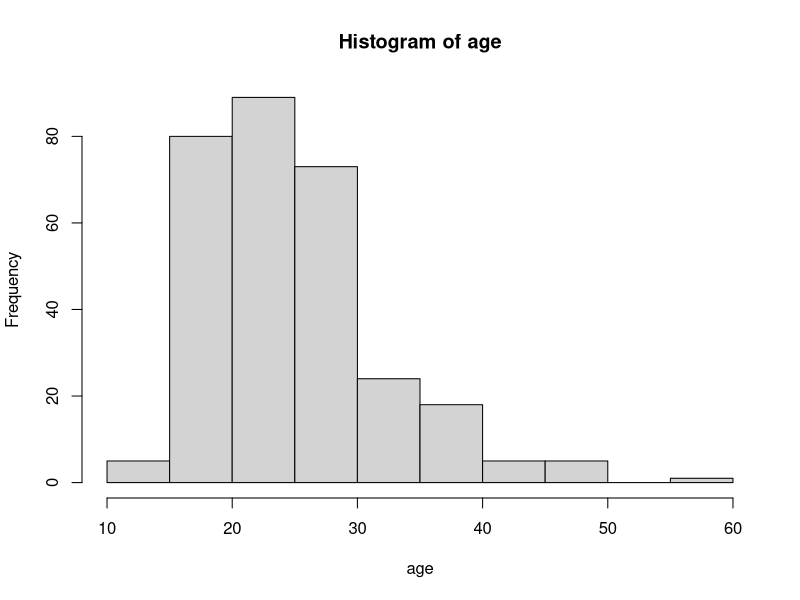
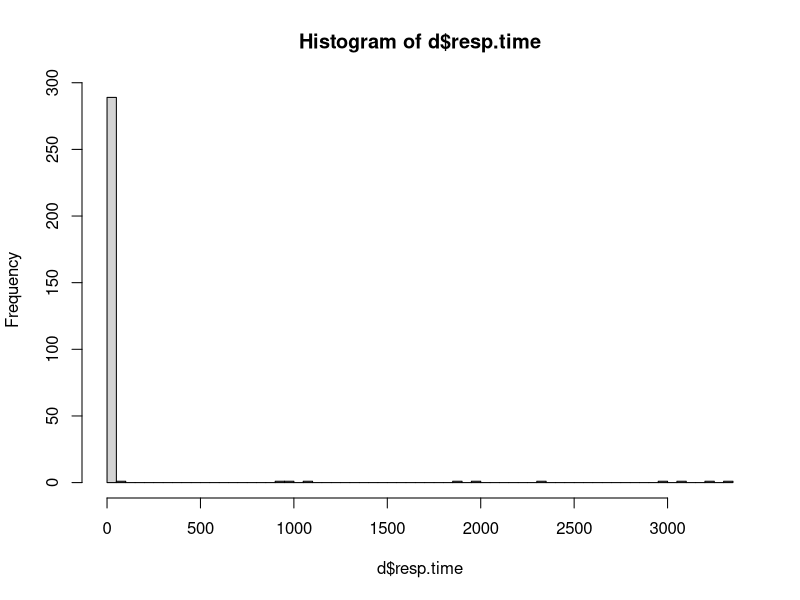
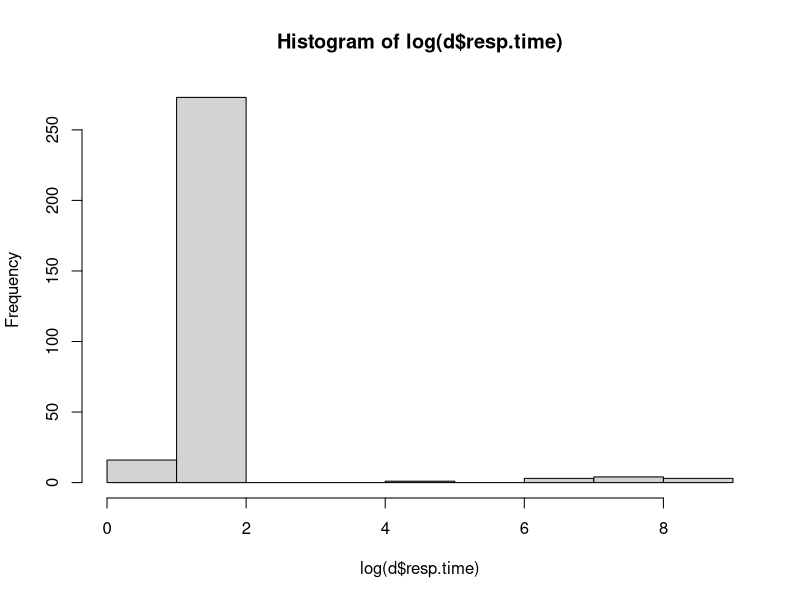
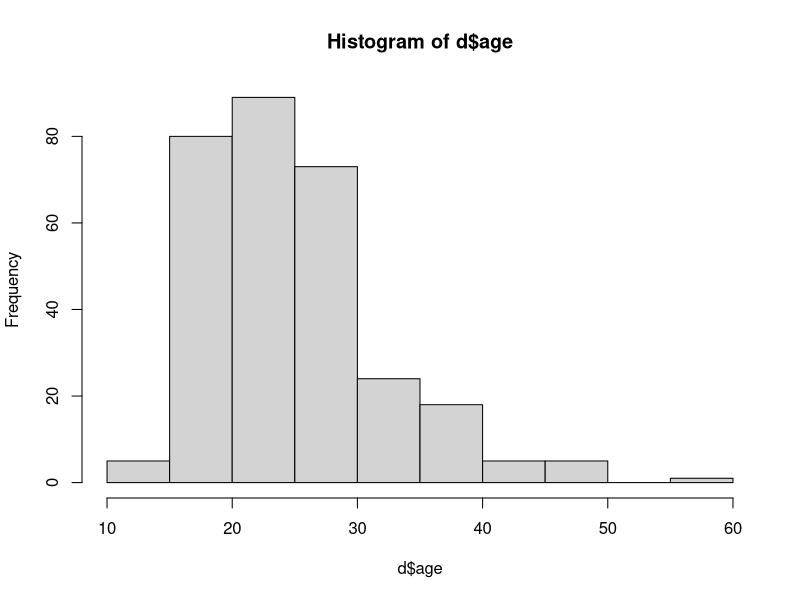
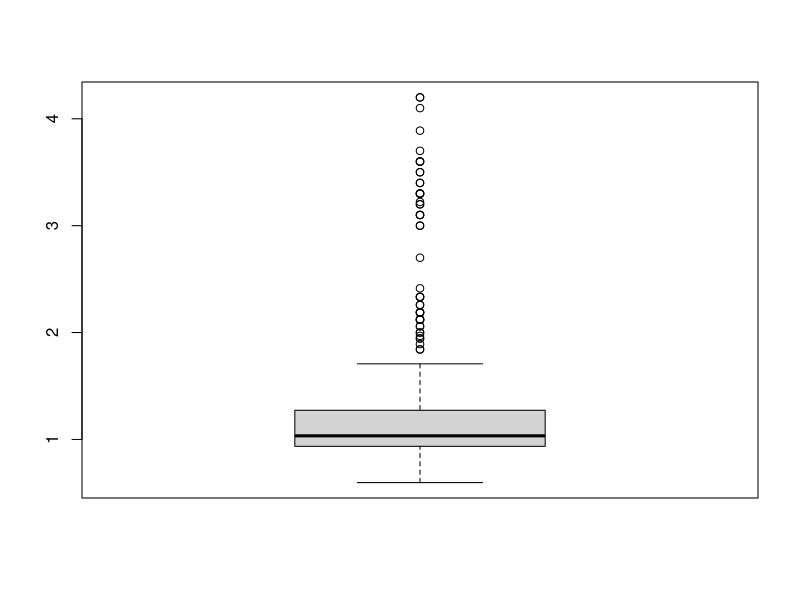
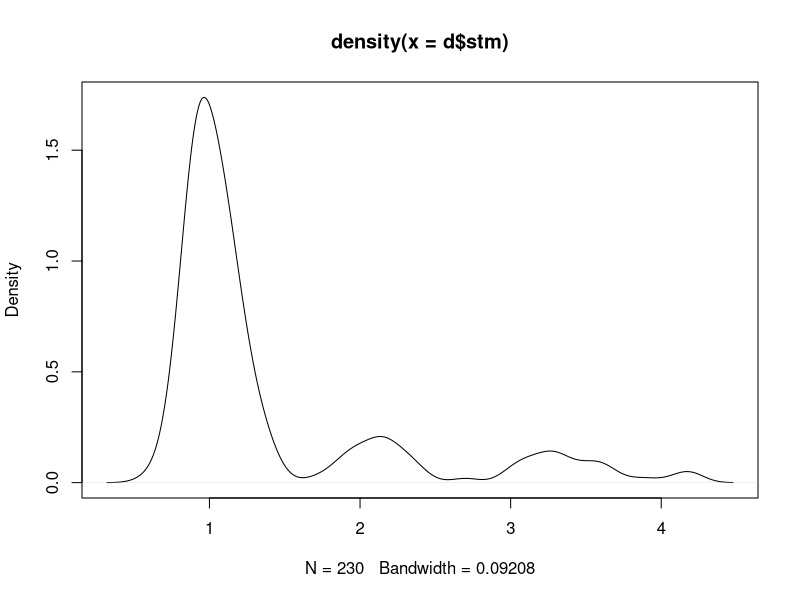
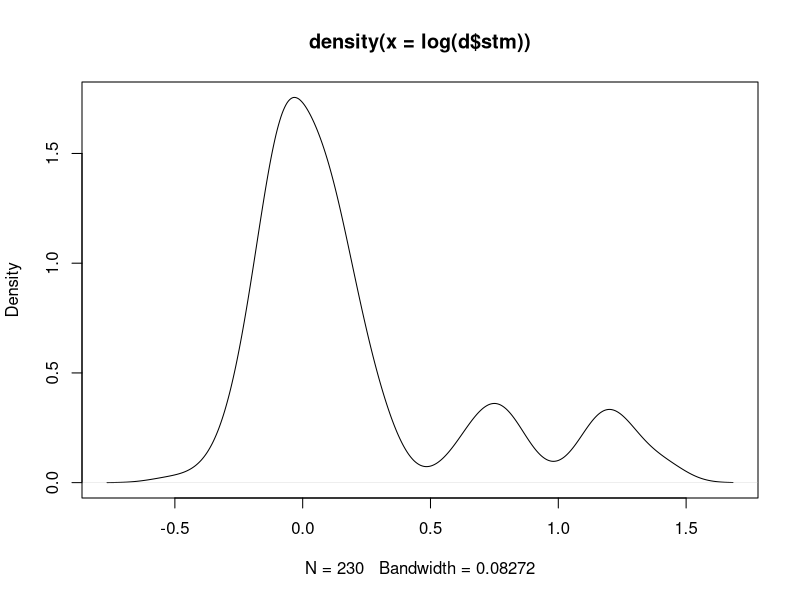
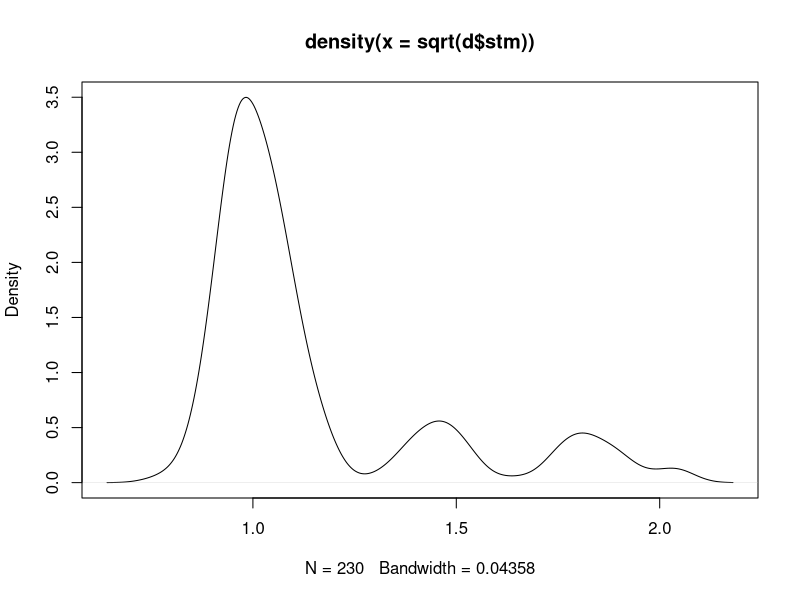

Here is the R script that generated these plots, in order:
#Let us say that i am interested in mating behavior of young adults (College students) I have access to 300 participant that were recruited at my university
n<-300

#Questions per mating context, higher score means that the people would now like to have a relationship of that type. They answer on a likert scale from 1 to 7. As you can see, from how data are generated, there is no difference between participants and the contexts.
q <- 10

STM<-matrix(1+rbinom(n*q,size=6,prob=0.4),ncol=q)
LTM<-matrix(1+rbinom(n*q,size=6,prob=0.4),ncol=q)

#Introduce outliers
STM[sample(1:n,n/10),]<-7
LTM[sample(1:n,n/10),]<-1

#Introduce missing values
STM[sample(1:(n*q),n/10)]<-NA
LTM[sample(1:(n*q),n/10)]<-NA

#Age (these are bachelor students, so they should be about 20 years old, but there will be otliers)
age<-12+replicate(n,sum(rexp(3,rate=0.25)))
hist(age)

#Sex
sex<-sample(c("M","F"),n,replace=T)

#Sexual orientation
ori<-sample(c("Het","Hom"),n,prob=c(6,1),replace=T)

#Relationship status
stat<-sample(c("Single","Paired","Married"),n,prob=c(3,3,1),replace=T)

#Also I have data about how long they took to submit responses
resp.time<-replicate(n,sum(rexp(20,rate=5)))+rbinom(n,1,p=0.05)*rexp(n,rate=1/(60*24))


#Now I want to analyze the data
#Just a quick preliminary check
stm<-rowMeans(STM,na.rm=T)

t.test(stm~sex)
summary(lm(stm~sex))

#But is this the only way?

sum(is.na(STM))
#First of all I have some missing data and I have to think about what to do with them
#Some people would replace them with global averages or by-sex averages
STMavg<-matrix(rep(apply(STM,2,mean,na.rm=T),each=n),ncol=q)
STMsex<-t(sapply(sex,function(s){apply(STM[sex==s,],2,mean,na.rm=T)}))

STM2<-STM1<-STM

STM1[is.na(STM)]<-STMavg[is.na(STM)] #Fill by global averages
STM2[is.na(STM)]<-STMsex[is.na(STM)] #Fill by by-sex averages

#And I should do the same with a Long-Term Mating context! I will use this as a reference baseline for STM.
LTMavg<-matrix(rep(apply(LTM,2,mean,na.rm=T),each=n),ncol=q)
LTMsex<-t(sapply(sex,function(s){apply(LTM[sex==s,],2,mean,na.rm=T)}))

LTM2<-LTM1<-LTM

LTM1[is.na(LTM)]<-LTMavg[is.na(LTM)]
LTM2[is.na(LTM)]<-LTMsex[is.na(LTM)]

#And now I can try 9 options in total. 3 ways to how missing data are treated, 3 ways how (relative) preference for Short Term Mating in calculated

#1. Just average the responses per context, do not fill NAs
stm<-rowMeans(STM,na.rm=T) #Just STM
summary(lm(stm~sex))

stm<-rowMeans(STM,na.rm=T)-rowMeans(LTM,na.rm=T) #Difference between STM and LTM
summary(lm(stm~sex))

stm<-rowMeans(STM,na.rm=T)/rowMeans(LTM,na.rm=T) #Ratio of STM and LTM
summary(lm(stm~sex))


#2. Filled averages by item
stm<-rowMeans(STM1,na.rm=T)
summary(lm(stm~sex))

stm<-rowMeans(STM1,na.rm=T)-rowMeans(LTM1,na.rm=T)
summary(lm(stm~sex))

stm<-rowMeans(STM1,na.rm=T)/rowMeans(LTM1,na.rm=T)
summary(lm(stm~sex))


#3. Filled averares by item by sex
stm<-rowMeans(STM2,na.rm=T)
summary(lm(stm~sex))

stm<-rowMeans(STM2,na.rm=T)-rowMeans(LTM2,na.rm=T)
summary(lm(stm~sex))

stm<-rowMeans(STM2,na.rm=T)/rowMeans(LTM2,na.rm=T)
summary(lm(stm~sex))


#Use whatever option that had smallest p-value
stm<-rowMeans(STM,na.rm=T)/rowMeans(LTM,na.rm=T) #Ratio of STM and LTM

#And create a dataset
d<-data.frame(ID=1:length(stm),stm,sex,ori,age,stat,resp.time)

#How many missing values did I actually have?
d$miss<-rowSums(is.na(cbind(STM,LTM)))

summary(as.factor(d$miss))

d1<-d #Keep all
d2<-d[d$miss<2,] #Keep some (with only one missing answer)
d3<-d[d$miss==0,] #Keep complete

summary(lm(stm~sex,data=d1))
summary(lm(stm~sex,data=d2))
summary(lm(stm~sex,data=d3))

d<-d1 #Again, a tough decision. Just to be sure, just include data point that do ot ruin your results, what can go wrong?

#Oh! And by the way, some people took too much time to complete the questionnaire! Do you think their responses are reliable
hist(d$resp.time,breaks=60)
hist(log(d$resp.time))

#Let us say that 20 questions should not take longer an hour, right?
d1<-d #Keep all
d2<-d[d$resp.time<60,] #Keep those that took less than an hour

summary(lm(stm~sex,data=d1))
summary(lm(stm~sex,data=d2))

d<-d1 #Again, a tough decision is to be made

#And we have nice and relibale data
#But wait a minute. Some individuals may not be heterosexual and we have this information!
summary(as.factor(d$ori))

#That to do with them?
d1<-d #Keep
d2<-d[d$ori=="Het",] #Discard

#Analyze by partner sex
d3<-d
d3$sex<-ifelse(d3$ori=="Hom",d3$sex,ifelse(d3$sex=="M","F","M"))

summary(lm(stm~sex,data=d1))
summary(lm(stm~sex,data=d2))
summary(lm(stm~sex,data=d3))

d<-d1 #The tough decision

#What about the age? You wanted to study college students, right?
#Age
hist(d$age)
range(d$age) #There are some young prodigies and some relatively old people..

d1<-d #keep all
d2<-d[d$age>18,] #At least adults
d3<-d[d$age<30,] #keep young enough
d4<-d[d$age>18 & d$age<30,] #both

summary(lm(stm~sex,data=d1))
summary(lm(stm~sex,data=d2))
summary(lm(stm~sex,data=d3))
summary(lm(stm~sex,data=d4))
  
d<-d2 #The tough decision

#But what if the relationship status is playing some tricks with the preferences?
#Relationship status
d1<-d #keep all
d2<-d[d$stat=="Single",] #Keep just singles
d3<-d[d$stat=="Paired",] #Keep just paired
d4<-d[d$stat!="Married",] #Just discard married

summary(lm(stm~sex,data=d1))
summary(lm(stm~sex,data=d2))
summary(lm(stm~sex,data=d3))
summary(lm(stm~sex,data=d4))

d<-d1 #The tough decision

#What about outliers?
boxplot(d$stm)

outs <- boxplot.stats(d$stm)$out

d1 <- d #keep all
d2 <- d[!d$stm %in% outs,] #Discard outliers
d3 <- d[d$stm < 6,] #Discard just the absolute extremes

summary(lm(stm~sex,data=d1))
summary(lm(stm~sex,data=d2))
summary(lm(stm~sex,data=d3))

d<-d1 #The tough decision

#What about the other extreme?
d1 <- d #do nothing
d2 <- d[d$stm!=1,] #Discard homogeneous other extreme

#Discard all participants that had 0 variance in one of the blocks, probably they were not paying attention and are unreliable
vSTM0 <-apply(STM[d$ID,],1,sd,na.rm=T)==0
vLTM0 <-apply(LTM[d$ID,],1,sd,na.rm=T)==0

d3 <- d[!vSTM0 & !vLTM0, ] #Discard all with 0 variance in STM or LTM

summary(lm(stm~sex,data=d1))
summary(lm(stm~sex,data=d2))
summary(lm(stm~sex,data=d3))

d<-d2 #The tough decision

#But what about the shape of the distribution?
#transform
plot(density(d$stm))
plot(density(log(d$stm)))
plot(density(sqrt(d$stm)))

d->d1->d2->d3

d1<-d1 #do nothing
d2$stm <- log(d$stm) #log transform
d3$stm <- sqrt(d$stm) #sqrt transform

summary(lm(stm~sex,data=d1))
summary(lm(stm~sex,data=d2))
summary(lm(stm~sex,data=d3))

d<-d3 #Here is your final data! Congrats!

summary(lm(stm~sex,data=d))


